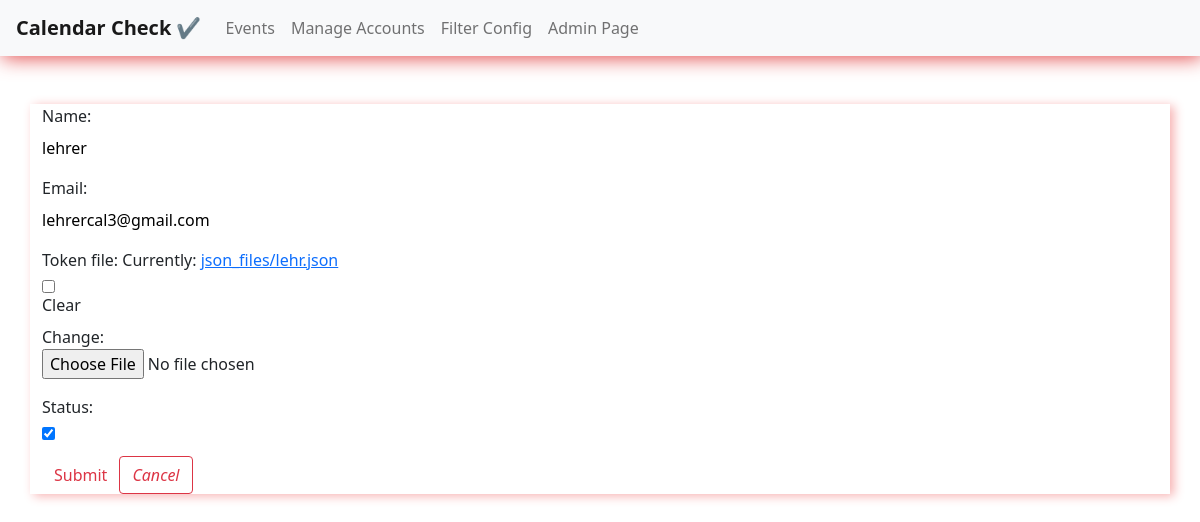
The page /edit_account/36/ on the database its author committed.
### cal/models.py (models this page shows, shortened)
class Token(models.Model):
    name = models.CharField(max_length=500, null=True)
    email = models.EmailField(null=True)
    token_file = models.FileField(null=True, blank=True, upload_to='json_files')
    status = models.BooleanField(default=True)
    class Meta:
        verbose_name_plural = "Tokens"

### cal/views.py (the view)
# urls.py: path('edit_account/<str:pk>/', EditAccount.as_view(), name='account-edit'),
class EditAccount(UpdateView):
    model = Token
    template_name = 'cal/edit_account.html'
    fields = '__all__'
    success_url = reverse_lazy('account-detail')

### cal/templates/cal/edit_account.html (shortened to what this page needs)
{% extends 'index.html' %}
{% load static %}
{% block content %}
<div class="container mt-5" style="box-shadow: 4px 2px 10px rgb(247, 177, 177);">
    <form action="" method="post" enctype="multipart/form-data">
        {{ form.as_p }}
        <input type="submit" value="Submit" class="btn btn-outline-danger"><i><a href="{% url 'account-detail' %}" class="btn btn-outline-danger">Cancel</a></i>
    </form>
</div>
{% endblock content %}

### static/css/main.css (style rules this page uses)
* { margin: 0px; padding: 0px; box-sizing: border-box; }
body, html { height: 100%; font-family: sans-serif; }
a { margin: 0px; transition: all 0.4s; -webkit-transition: all 0.4s; -o-transition: all 0.4s; -moz-transition: all 0.4s; }
p { margin: 0px; }
input { display: block; outline: none; border: none !important; }

### rows shown on the page
Token: name "lehrer", email "lehrercal3@gmail.com", status "☑"
